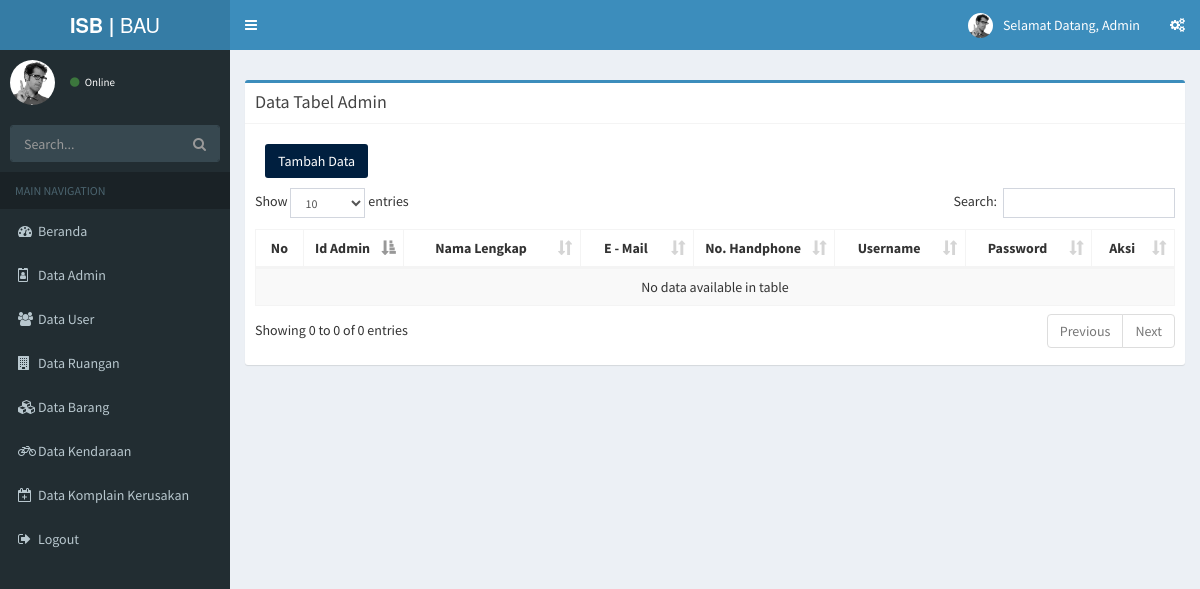
Screenshot of /index.php/admin with the database file from the repository.
### tables this page shows
CREATE TABLE `tabel_menu` (
  `id` int(11) NOT NULL,
  `nama_menu` varchar(50) NOT NULL,
  `link` varchar(50) NOT NULL,
  `icon` varchar(25) NOT NULL,
  `is_main_menu` int(11) NOT NULL
);

### application/libraries/Template.php (called while the page is built)
<?php if ( ! defined('BASEPATH')) exit('No direct script access allowed');
class Template {
		var $template_data = array();
		function set($name, $value)
		{
			$this->template_data[$name] = $value;
		}
		function load($template = '', $view = '' , $view_data = array(), $return = FALSE)
		{
			$this->CI =& get_instance();
			$this->set('contents', $this->CI->load->view($view, $view_data, TRUE));
			return $this->CI->load->view($template, $this->template_data, $return);
		}
}

### application/controllers/Admin.php (called while the page is built, shortened)
<?php
	class Admin extends CI_Controller
	{
		function index()
		{
			$this->template->load('template', 'admin/view');
		}
	}
?>

### index.php (called while the page is built, shortened)
<?php
require_once BASEPATH.'core/CodeIgniter.php';

### application/views/template.php (the view, shortened to what this page needs)
<!DOCTYPE html>
<html>
<head>
  <link rel="stylesheet" href="<?php echo base_url(); ?>assets/bower_components/bootstrap/dist/css/bootstrap.min.css">
  <link rel="stylesheet" href="<?php echo base_url(); ?>assets/bower_components/font-awesome/css/font-awesome.min.css">
  <link rel="stylesheet" href="<?php echo base_url(); ?>assets/bower_components/Ionicons/css/ionicons.min.css">
  <link rel="stylesheet" href="<?php echo base_url(); ?>assets/bower_components/jvectormap/jquery-jvectormap.css">
  <link rel="stylesheet" href="<?php echo base_url(); ?>assets/dist/css/AdminLTE.min.css">
  <link rel="stylesheet" href="<?php echo base_url(); ?>assets/dist/css/skins/_all-skins.min.css">
</head>
<body class="hold-transition skin-blue sidebar-mini">
<div class="wrapper">
  <header class="main-header">
    <a href="#" class="logo">
      <span class="logo-lg"><b>ISB | </b>BAU</span>
    </a>
    <nav class="navbar navbar-static-top">
      <a href="#" class="sidebar-toggle" data-toggle="push-menu" role="button">
      </a>
      <div class="navbar-custom-menu">
        <ul class="nav navbar-nav">
          <li class="dropdown user user-menu">
            <a href="#" class="dropdown-toggle" data-toggle="dropdown">
              <img src="<?php echo base_url(); ?>assets/dist/img/user2-160x160.jpg" class="user-image" alt="User Image">
              <span class="hidden-xs">Selamat Datang, Admin</span>
            </a>
          </li>
          <li>
            <a href="#" data-toggle="control-sidebar"><i class="fa fa-gears"></i></a>
          </li>
        </ul>
      </div>
    </nav>
  </header>
  <aside class="main-sidebar">
    <section class="sidebar">
      <div class="user-panel">
        <div class="pull-left image">
          <img src="<?php echo base_url(); ?>assets/dist/img/user2-160x160.jpg" class="img-circle" alt="User Image">
        </div>
        <div class="pull-left info">
          <a href="#"><i class="fa fa-circle text-success"></i> Online</a>
        </div>
      </div>
      <form action="#" method="get" class="sidebar-form">
        <div class="input-group">
          <input type="text" name="q" class="form-control" placeholder="Search...">
          <span class="input-group-btn">
                <button type="submit" name="search" id="search-btn" class="btn btn-flat">
                  <i class="fa fa-search"></i>
                </button>
              </span>
        </div>
      </form>
      <ul class="sidebar-menu" data-widget="tree">
        <li class="header">MAIN NAVIGATION</li>
        <?php
        $sql_menu = "SELECT * FROM `tabel_menu`";
        $main_menu  = $this->db->query($sql_menu)->result();
        foreach ($main_menu as $main) {
            $submenu  = $this->db->get_where('tabel_menu', array('is_main_menu' => $main->id));
            if ($submenu->num_rows()>0) {
              echo "<li class='treeview'>".anchor($main->link,"<i class='".$main->icon."'></i>".
                   "<span>".$main->nama_menu."</span>".
                   '<span class="pull-right-container">
                      <i class="fa fa-angle-left pull-right"></i>
                   </span>');
              echo "<ul class='treeview-menu'>";
              foreach ($submenu->result() as $sub) {
                echo "<li>" .anchor($sub->link,"<i class='".$sub->icon."'></i>"."<span>".$sub->nama_menu."</span>"). "</li>";
              }
              echo "</ul></li>";
            } else {
              echo "<li>" .anchor($main->link,"<i class='".$main->icon."'></i>"."<span>".$main->nama_menu."</span>"). "</li>";
            }
        }
        ?>
      </ul>
    </section>
  </aside>
  <div class="content-wrapper">
    <section class="content-header">
    </section>
    <?php echo $contents; ?>
  </div>
</div>
</body>
</html>

### application/views/admin/view.php (shortened to what this page needs)
<section class="content">
    <div class="row">
        <div class="col-xs-12">
          <div class="box box-primary">
            <div class="box-header  with-border">
              <h3 class="box-title">Data Tabel Admin</h3>
            </div>
            <div class="box-body">
            <?php
                echo anchor('admin/add', '<button class="btn bg-navy margin">Tambah Data</button>');
            ?>
              <table id="mytable" class="table table-striped table-bordered table-hover table-full-width dataTable" cellspacing="0" width="100%">
                <thead>
                    <tr>
                        <th>No</th>
						<th>Id Admin</th>
						<th>Nama Lengkap</th>
						<th>E - Mail</th>
						<th>No. Handphone</th>
                        <th>Username</th>
                        <th>Password</th>
                        <th>Aksi</th>
                    </tr>
                </thead>
              </table>
            </div>
          </div>
        </div>
    </div>
</section>
<link rel="stylesheet" href="<?php echo base_url(); ?>assets/bower_components/datatables.net-bs/css/dataTables.bootstrap.min.css">

### rows the page displays
tabel_menu: link+icon+nama_menu "Beranda"
tabel_menu: link+icon+nama_menu "Data Admin"
tabel_menu: link+icon+nama_menu "Data User"
tabel_menu: link+icon+nama_menu "Data Ruangan"
tabel_menu: link+icon+nama_menu "Data Barang"
tabel_menu: link+icon+nama_menu "Data Kendaraan"
tabel_menu: link+icon+nama_menu "Data Komplain Kerusakan"
tabel_menu: link+icon+nama_menu "Logout"
